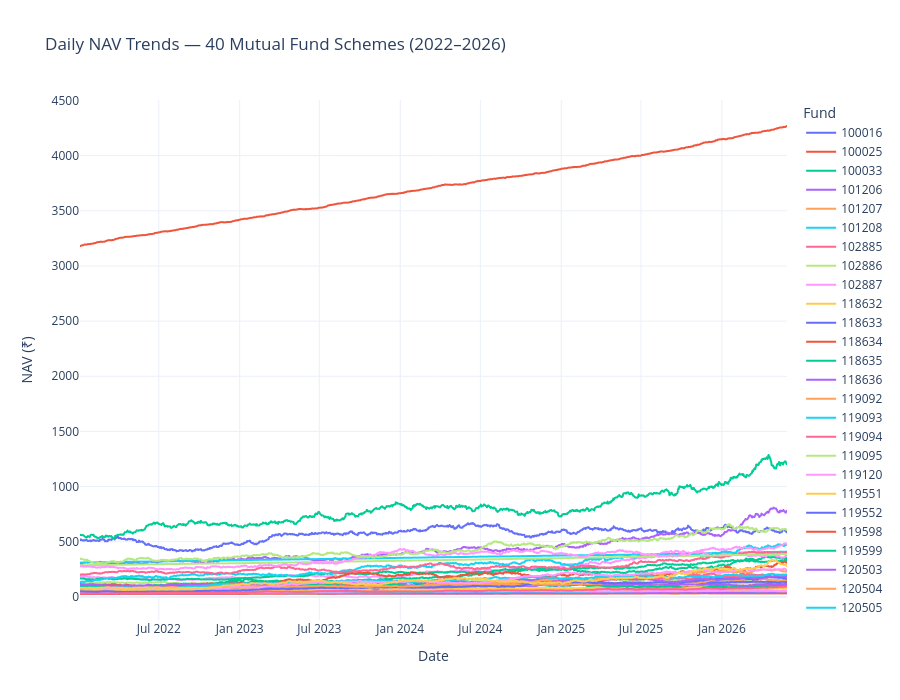

Notebook source saved alongside this figure:
### Code cell
fig = px.line(
    nav,
    x="date",
    y="nav",
    color="amfi_code",
    title="Daily NAV Trends — 40 Mutual Fund Schemes (2022–2026)",
    labels={
        "date": "Date",
        "nav": "NAV (₹)",
        "amfi_code": "Fund"
    }
)

fig.update_layout(
    template="plotly_white",
    height=700
)

# Save as PNG
fig.write_image(
    OUTPUT_DIR / "nav_trends_40_funds.png",
    width=1400,
    height=700
)

# Display chart
fig.show()

print("NAV trend PNG saved successfully!")

### Figure 1 — Plotly figure (JSON) as saved in the notebook; plotly's stock layout.template omitted (floating-point values rounded to 4 significant figures; data arrays with more than 128 entries replaced by an {"elided": "..."} marker saying what was removed)
{"data": [{"hovertemplate": "Fund=100016<br>Date=%{x}<br>NAV (₹)=%{y}<extra></extra>", "legendgroup": "100016", "line": {"color": "#636efa", "dash": "solid"}, "marker": {"symbol": "circle"}, "mode": "lines", "name": "100016", "showlegend": true, "type": "scattergl", "x": {"elided": "1150 str values"}, "xaxis": "x", "y": {"elided": "1150 float values"}, "yaxis": "y"}, {"hovertemplate": "Fund=100025<br>Date=%{x}<br>NAV (₹)=%{y}<extra></extra>", "legendgroup": "100025", "line": {"color": "#EF553B", "dash": "solid"}, "marker": {"symbol": "circle"}, "mode": "lines", "name": "100025", "showlegend": true, "type": "scattergl", "x": {"elided": "1150 str values"}, "xaxis": "x", "y": {"elided": "1150 float values"}, "yaxis": "y"}, {"hovertemplate": "Fund=100033<br>Date=%{x}<br>NAV (₹)=%{y}<extra></extra>", "legendgroup": "100033", "line": {"color": "#00cc96", "dash": "solid"}, "marker": {"symbol": "circle"}, "mode": "lines", "name": "100033", "showlegend": true, "type": "scattergl", "x": {"elided": "1150 str values"}, "xaxis": "x", "y": {"elided": "1150 float values"}, "yaxis": "y"}, {"hovertemplate": "Fund=101206<br>Date=%{x}<br>NAV (₹)=%{y}<extra></extra>", "legendgroup": "101206", "line": {"color": "#ab63fa", "dash": "solid"}, "marker": {"symbol": "circle"}, "mode": "lines", "name": "101206", "showlegend": true, "type": "scattergl", "x": {"elided": "1150 str values"}, "xaxis": "x", "y": {"elided": "1150 float values"}, "yaxis": "y"}, {"hovertemplate": "Fund=101207<br>Date=%{x}<br>NAV (₹)=%{y}<extra></extra>", "legendgroup": "101207", "line": {"color": "#FFA15A", "dash": "solid"}, "marker": {"symbol": "circle"}, "mode": "lines", "name": "101207", "showlegend": true, "type": "scattergl", "x": {"elided": "1150 str values"}, "xaxis": "x", "y": {"elided": "1150 float values"}, "yaxis": "y"}, {"hovertemplate": "Fund=101208<br>Date=%{x}<br>NAV (₹)=%{y}<extra></extra>", "legendgroup": "101208", "line": {"color": "#19d3f3", "dash": "solid"}, "marker": {"symbol": "circle"}, "mode": "lines", "name": "101208", "showlegend": true, "type": "scattergl", "x": {"elided": "1150 str values"}, "xaxis": "x", "y": {"elided": "1150 float values"}, "yaxis": "y"}, {"hovertemplate": "Fund=102885<br>Date=%{x}<br>NAV (₹)=%{y}<extra></extra>", "legendgroup": "102885", "line": {"color": "#FF6692", "dash": "solid"}, "marker": {"symbol": "circle"}, "mode": "lines", "name": "102885", "showlegend": true, "type": "scattergl", "x": {"elided": "1150 str values"}, "xaxis": "x", "y": {"elided": "1150 float values"}, "yaxis": "y"}, {"hovertemplate": "Fund=102886<br>Date=%{x}<br>NAV (₹)=%{y}<extra></extra>", "legendgroup": "102886", "line": {"color": "#B6E880", "dash": "solid"}, "marker": {"symbol": "circle"}, "mode": "lines", "name": "102886", "showlegend": true, "type": "scattergl", "x": {"elided": "1150 str values"}, "xaxis": "x", "y": {"elided": "1150 float values"}, "yaxis": "y"}, {"hovertemplate": "Fund=102887<br>Date=%{x}<br>NAV (₹)=%{y}<extra></extra>", "legendgroup": "102887", "line": {"color": "#FF97FF", "dash": "solid"}, "marker": {"symbol": "circle"}, "mode": "lines", "name": "102887", "showlegend": true, "type": "scattergl", "x": {"elided": "1150 str values"}, "xaxis": "x", "y": {"elided": "1150 float values"}, "yaxis": "y"}, {"hovertemplate": "Fund=118632<br>Date=%{x}<br>NAV (₹)=%{y}<extra></extra>", "legendgroup": "118632", "line": {"color": "#FECB52", "dash": "solid"}, "marker": {"symbol": "circle"}, "mode": "lines", "name": "118632", "showlegend": true, "type": "scattergl", "x": {"elided": "1150 str values"}, "xaxis": "x", "y": {"elided": "1150 float values"}, "yaxis": "y"}, {"hovertemplate": "Fund=118633<br>Date=%{x}<br>NAV (₹)=%{y}<extra></extra>", "legendgroup": "118633", "line": {"color": "#636efa", "dash": "solid"}, "marker": {"symbol": "circle"}, "mode": "lines", "name": "118633", "showlegend": true, "type": "scattergl", "x": {"elided": "1150 str values"}, "xaxis": "x", "y": {"elided": "1150 float values"}, "yaxis": "y"}, {"hovertemplate": "Fund=118634<br>Date=%{x}<br>NAV (₹)=%{y}<extra></extra>", "legendgroup": "118634", "line": {"color": "#EF553B", "dash": "solid"}, "marker": {"symbol": "circle"}, "mode": "lines", "name": "118634", "showlegend": true, "type": "scattergl", "x": {"elided": "1150 str values"}, "xaxis": "x", "y": {"elided": "1150 float values"}, "yaxis": "y"}, {"hovertemplate": "Fund=118635<br>Date=%{x}<br>NAV (₹)=%{y}<extra></extra>", "legendgroup": "118635", "line": {"color": "#00cc96", "dash": "solid"}, "marker": {"symbol": "circle"}, "mode": "lines", "name": "118635", "showlegend": true, "type": "scattergl", "x": {"elided": "1150 str values"}, "xaxis": "x", "y": {"elided": "1150 float values"}, "yaxis": "y"}, {"hovertemplate": "Fund=118636<br>Date=%{x}<br>NAV (₹)=%{y}<extra></extra>", "legendgroup": "118636", "line": {"color": "#ab63fa", "dash": "solid"}, "marker": {"symbol": "circle"}, "mode": "lines", "name": "118636", "showlegend": true, "type": "scattergl", "x": {"elided": "1150 str values"}, "xaxis": "x", "y": {"elided": "1150 float values"}, "yaxis": "y"}, {"hovertemplate": "Fund=119092<br>Date=%{x}<br>NAV (₹)=%{y}<extra></extra>", "legendgroup": "119092", "line": {"color": "#FFA15A", "dash": "solid"}, "marker": {"symbol": "circle"}, "mode": "lines", "name": "119092", "showlegend": true, "type": "scattergl", "x": {"elided": "1150 str values"}, "xaxis": "x", "y": {"elided": "1150 float values"}, "yaxis": "y"}, {"hovertemplate": "Fund=119093<br>Date=%{x}<br>NAV (₹)=%{y}<extra></extra>", "legendgroup": "119093", "line": {"color": "#19d3f3", "dash": "solid"}, "marker": {"symbol": "circle"}, "mode": "lines", "name": "119093", "showlegend": true, "type": "scattergl", "x": {"elided": "1150 str values"}, "xaxis": "x", "y": {"elided": "1150 float values"}, "yaxis": "y"}, {"hovertemplate": "Fund=119094<br>Date=%{x}<br>NAV (₹)=%{y}<extra></extra>", "legendgroup": "119094", "line": {"color": "#FF6692", "dash": "solid"}, "marker": {"symbol": "circle"}, "mode": "lines", "name": "119094", "showlegend": true, "type": "scattergl", "x": {"elided": "1150 str values"}, "xaxis": "x", "y": {"elided": "1150 float values"}, "yaxis": "y"}, {"hovertemplate": "Fund=119095<br>Date=%{x}<br>NAV (₹)=%{y}<extra></extra>", "legendgroup": "119095", "line": {"color": "#B6E880", "dash": "solid"}, "marker": {"symbol": "circle"}, "mode": "lines", "name": "119095", "showlegend": true, "type": "scattergl", "x": {"elided": "1150 str values"}, "xaxis": "x", "y": {"elided": "1150 float values"}, "yaxis": "y"}, {"hovertemplate": "Fund=119120<br>Date=%{x}<br>NAV (₹)=%{y}<extra></extra>", "legendgroup": "119120", "line": {"color": "#FF97FF", "dash": "solid"}, "marker": {"symbol": "circle"}, "mode": "lines", "name": "119120", "showlegend": true, "type": "scattergl", "x": {"elided": "1150 str values"}, "xaxis": "x", "y": {"elided": "1150 float values"}, "yaxis": "y"}, {"hovertemplate": "Fund=119551<br>Date=%{x}<br>NAV (₹)=%{y}<extra></extra>", "legendgroup": "119551", "line": {"color": "#FECB52", "dash": "solid"}, "marker": {"symbol": "circle"}, "mode": "lines", "name": "119551", "showlegend": true, "type": "scattergl", "x": {"elided": "1150 str values"}, "xaxis": "x", "y": {"elided": "1150 float values"}, "yaxis": "y"}, {"hovertemplate": "Fund=119552<br>Date=%{x}<br>NAV (₹)=%{y}<extra></extra>", "legendgroup": "119552", "line": {"color": "#636efa", "dash": "solid"}, "marker": {"symbol": "circle"}, "mode": "lines", "name": "119552", "showlegend": true, "type": "scattergl", "x": {"elided": "1150 str values"}, "xaxis": "x", "y": {"elided": "1150 float values"}, "yaxis": "y"}, {"hovertemplate": "Fund=119598<br>Date=%{x}<br>NAV (₹)=%{y}<extra></extra>", "legendgroup": "119598", "line": {"color": "#EF553B", "dash": "solid"}, "marker": {"symbol": "circle"}, "mode": "lines", "name": "119598", "showlegend": true, "type": "scattergl", "x": {"elided": "1150 str values"}, "xaxis": "x", "y": {"elided": "1150 float values"}, "yaxis": "y"}, {"hovertemplate": "Fund=119599<br>Date=%{x}<br>NAV (₹)=%{y}<extra></extra>", "legendgroup": "119599", "line": {"color": "#00cc96", "dash": "solid"}, "marker": {"symbol": "circle"}, "mode": "lines", "name": "119599", "showlegend": true, "type": "scattergl", "x": {"elided": "1150 str values"}, "xaxis": "x", "y": {"elided": "1150 float values"}, "yaxis": "y"}, {"hovertemplate": "Fund=120503<br>Date=%{x}<br>NAV (₹)=%{y}<extra></extra>", "legendgroup": "120503", "line": {"color": "#ab63fa", "dash": "solid"}, "marker": {"symbol": "circle"}, "mode": "lines", "name": "120503", "showlegend": true, "type": "scattergl", "x": {"elided": "1150 str values"}, "xaxis": "x", "y": {"elided": "1150 float values"}, "yaxis": "y"}, {"hovertemplate": "Fund=120504<br>Date=%{x}<br>NAV (₹)=%{y}<extra></extra>", "legendgroup": "120504", "line": {"color": "#FFA15A", "dash": "solid"}, "marker": {"symbol": "circle"}, "mode": "lines", "name": "120504", "showlegend": true, "type": "scattergl", "x": {"elided": "1150 str values"}, "xaxis": "x", "y": {"elided": "1150 float values"}, "yaxis": "y"}, {"hovertemplate": "Fund=120505<br>Date=%{x}<br>NAV (₹)=%{y}<extra></extra>", "legendgroup": "120505", "line": {"color": "#19d3f3", "dash": "solid"}, "marker": {"symbol": "circle"}, "mode": "lines", "name": "120505", "showlegend": true, "type": "scattergl", "x": {"elided": "1150 str values"}, "xaxis": "x", "y": {"elided": "1150 float values"}, "yaxis": "y"}, {"hovertemplate": "Fund=120506<br>Date=%{x}<br>NAV (₹)=%{y}<extra></extra>", "legendgroup": "120506", "line": {"color": "#FF6692", "dash": "solid"}, "marker": {"symbol": "circle"}, "mode": "lines", "name": "120506", "showlegend": true, "type": "scattergl", "x": {"elided": "1150 str values"}, "xaxis": "x", "y": {"elided": "1150 float values"}, "yaxis": "y"}, {"hovertemplate": "Fund=120507<br>Date=%{x}<br>NAV (₹)=%{y}<extra></extra>", "legendgroup": "120507", "line": {"color": "#B6E880", "dash": "solid"}, "marker": {"symbol": "circle"}, "mode": "lines", "name": "120507", "showlegend": true, "type": "scattergl", "x": {"elided": "1150 str values"}, "xaxis": "x", "y": {"elided": "1150 float values"}, "yaxis": "y"}, {"hovertemplate": "Fund=120841<br>Date=%{x}<br>NAV (₹)=%{y}<extra></extra>", "legendgroup": "120841", "line": {"color": "#FF97FF", "dash": "solid"}, "marker": {"symbol": "circle"}, "mode": "lines", "name": "120841", "showlegend": true, "type": "scattergl", "x": {"elided": "1150 str values"}, "xaxis": "x", "y": {"elided": "1150 float values"}, "yaxis": "y"}, {"hovertemplate": "Fund=120842<br>Date=%{x}<br>NAV (₹)=%{y}<extra></extra>", "legendgroup": "120842", "line": {"color": "#FECB52", "dash": "solid"}, "marker": {"symbol": "circle"}, "mode": "lines", "name": "120842", "showlegend": true, "type": "scattergl", "x": {"elided": "1150 str values"}, "xaxis": "x", "y": {"elided": "1150 float values"}, "yaxis": "y"}, {"hovertemplate": "Fund=120843<br>Date=%{x}<br>NAV (₹)=%{y}<extra></extra>", "legendgroup": "120843", "line": {"color": "#636efa", "dash": "solid"}, "marker": {"symbol": "circle"}, "mode": "lines", "name": "120843", "showlegend": true, "type": "scattergl", "x": {"elided": "1150 str values"}, "xaxis": "x", "y": {"elided": "1150 float values"}, "yaxis": "y"}, {"hovertemplate": "Fund=120844<br>Date=%{x}<br>NAV (₹)=%{y}<extra></extra>", "legendgroup": "120844", "line": {"color": "#EF553B", "dash": "solid"}, "marker": {"symbol": "circle"}, "mode": "lines", "name": "120844", "showlegend": true, "type": "scattergl", "x": {"elided": "1150 str values"}, "xaxis": "x", "y": {"elided": "1150 float values"}, "yaxis": "y"}, {"hovertemplate": "Fund=125497<br>Date=%{x}<br>NAV (₹)=%{y}<extra></extra>", "legendgroup": "125497", "line": {"color": "#00cc96", "dash": "solid"}, "marker": {"symbol": "circle"}, "mode": "lines", "name": "125497", "showlegend": true, "type": "scattergl", "x": {"elided": "1150 str values"}, "xaxis": "x", "y": {"elided": "1150 float values"}, "yaxis": "y"}, {"hovertemplate": "Fund=125498<br>Date=%{x}<br>NAV (₹)=%{y}<extra></extra>", "legendgroup": "125498", "line": {"color": "#ab63fa", "dash": "solid"}, "marker": {"symbol": "circle"}, "mode": "lines", "name": "125498", "showlegend": true, "type": "scattergl", "x": {"elided": "1150 str values"}, "xaxis": "x", "y": {"elided": "1150 float values"}, "yaxis": "y"}, {"hovertemplate": "Fund=148567<br>Date=%{x}<br>NAV (₹)=%{y}<extra></extra>", "legendgroup": "148567", "line": {"color": "#FFA15A", "dash": "solid"}, "marker": {"symbol": "circle"}, "mode": "lines", "name": "148567", "showlegend": true, "type": "scattergl", "x": {"elided": "1150 str values"}, "xaxis": "x", "y": {"elided": "1150 float values"}, "yaxis": "y"}, {"hovertemplate": "Fund=148568<br>Date=%{x}<br>NAV (₹)=%{y}<extra></extra>", "legendgroup": "148568", "line": {"color": "#19d3f3", "dash": "solid"}, "marker": {"symbol": "circle"}, "mode": "lines", "name": "148568", "showlegend": true, "type": "scattergl", "x": {"elided": "1150 str values"}, "xaxis": "x", "y": {"elided": "1150 float values"}, "yaxis": "y"}, {"hovertemplate": "Fund=148569<br>Date=%{x}<br>NAV (₹)=%{y}<extra></extra>", "legendgroup": "148569", "line": {"color": "#FF6692", "dash": "solid"}, "marker": {"symbol": "circle"}, "mode": "lines", "name": "148569", "showlegend": true, "type": "scattergl", "x": {"elided": "1150 str values"}, "xaxis": "x", "y": {"elided": "1150 float values"}, "yaxis": "y"}, {"hovertemplate": "Fund=149322<br>Date=%{x}<br>NAV (₹)=%{y}<extra></extra>", "legendgroup": "149322", "line": {"color": "#B6E880", "dash": "solid"}, "marker": {"symbol": "circle"}, "mode": "lines", "name": "149322", "showlegend": true, "type": "scattergl", "x": {"elided": "1150 str values"}, "xaxis": "x", "y": {"elided": "1150 float values"}, "yaxis": "y"}, {"hovertemplate": "Fund=149323<br>Date=%{x}<br>NAV (₹)=%{y}<extra></extra>", "legendgroup": "149323", "line": {"color": "#FF97FF", "dash": "solid"}, "marker": {"symbol": "circle"}, "mode": "lines", "name": "149323", "showlegend": true, "type": "scattergl", "x": {"elided": "1150 str values"}, "xaxis": "x", "y": {"elided": "1150 float values"}, "yaxis": "y"}, {"hovertemplate": "Fund=149324<br>Date=%{x}<br>NAV (₹)=%{y}<extra></extra>", "legendgroup": "149324", "line": {"color": "#FECB52", "dash": "solid"}, "marker": {"symbol": "circle"}, "mode": "lines", "name": "149324", "showlegend": true, "type": "scattergl", "x": {"elided": "1150 str values"}, "xaxis": "x", "y": {"elided": "1150 float values"}, "yaxis": "y"}], "layout": {"height": 700, "legend": {"title": {"text": "Fund"}, "tracegroupgap": 0}, "title": {"text": "Daily NAV Trends — 40 Mutual Fund Schemes (2022–2026)"}, "xaxis": {"anchor": "y", "domain": [0, 1], "title": {"text": "Date"}}, "yaxis": {"anchor": "x", "domain": [0, 1], "title": {"text": "NAV (₹)"}}}}
